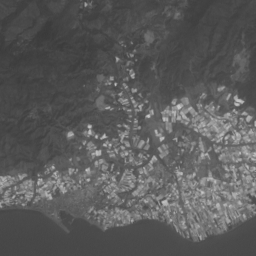
#> input picture VC/P5/adra/banda1.tif, 256 x 256 px
$ jupyter execute Leccion7.ipynb
#> lines starting #> are read from the running program, lines starting #| are printed output that depends on the picture
Ignacio Vellido Expósito

### Ejercicio
En este ejercicio se pide al alumno que desarrolle el fichero thotelling.py para aplicar la transformada a un conjunto de imágenes satélite de la ciudad de Adra. Establecer el error cometido cuando se usa:

    Solamente la primera imagen correspondiente al primer autovalor
    Solamente las dos primeras imágenes correspondientes al primer y segundo autovalor
    ...
    Todos las imágenes.

Mostrar una gráfica que muestre el error cometido cuando se usan las diferentes imágenes obtenidas.

[cell 1]
import cv2

# Función para mostrar varias imágenes en una sola ventana
import numpy as np
from matplotlib import pyplot as plt

def plot_vector_img(vim, titles=None, cols=0, suptitle=None, gray=False):
    """ Visualiza varias imágenes a la vez """
    n_images = len(vim)

    if not cols:
        cols = 7 if len(vim) >= 7 else len(vim)

    if titles is None:
        titles = ['' for i in range(1, n_images+1)]

    if suptitle is None:
          suptitle = ''

    fig = plt.figure()
    for n, (image, title) in enumerate(zip(vim, titles)):
        a = fig.add_subplot(int(np.ceil(n_images/float(cols))), cols, n+1)
        plt.imshow(image, "gray" if gray else None)

        a.set_title(title)
        a.axis('off')

    fig.suptitle(suptitle)
    fig.set_size_inches(np.array(fig.get_size_inches()) * n_images)
    fig.subplots_adjust(bottom=0)

    plt.show()

[cell 2]
from numpy import linalg as LA

def PCA(vim, shape):
    """ vim: Conjunto de imágenes de formato 1D """
    X = np.array(vim).T.astype("float32")
    m = np.mean(X, axis=0)
    h = np.ones((X.shape[0],1),dtype='uint8')
    B = X-h*m

    # Covarianza
    C = 1.0/(X.shape[0]-1)*np.dot(B.T,B)

    # Obtener los autovalores y autovectores
    D, V = LA.eig(C)

    y = np.dot(B,V)

    for i in range(len(vim)):
        vim[i] = np.reshape(y[:,i], shape)

    # Calculando el error como la suma de autovalores
    errors = []
    for i in range(len(D)):
        errors.append(np.sum(D[i:]))

    return vim, errors

[cell 3]
shape = cv2.imread("adra/banda1.tif", 0).shape
#> shape = (256, 256)

names = ["adra/banda1.tif", "adra/banda2.tif", "adra/banda3.tif", "adra/banda4.tif", "adra/banda5.tif", "adra/banda6.tif"]
vim = []
for n in names:
    vim.append(np.ravel(cv2.imread(n, 0)).T)

vim_pca, errors = PCA(vim, shape)

plt.plot(np.arange(1, len(names)+1), errors)
plt.title("Error cometido según el número de imágenes usadas")
plt.show()
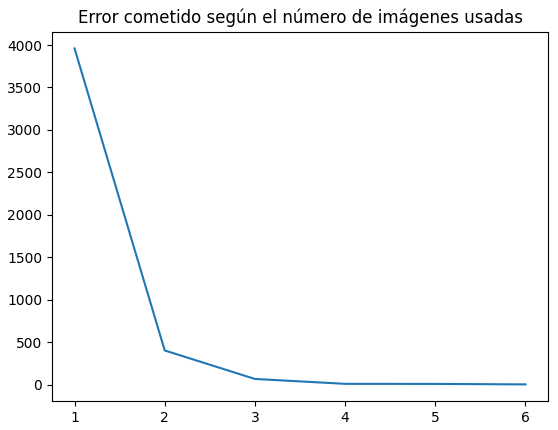
#> figure drawn by matplotlib, 1 panel
plot_vector_img(vim_pca, gray=True)
#> in plot_vector_img, `plt.show()`:
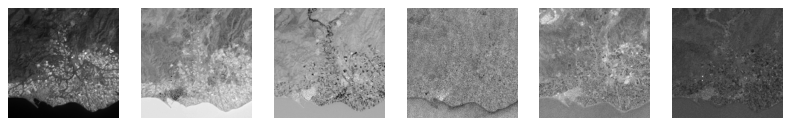
#> figure drawn by matplotlib, 6 panels
